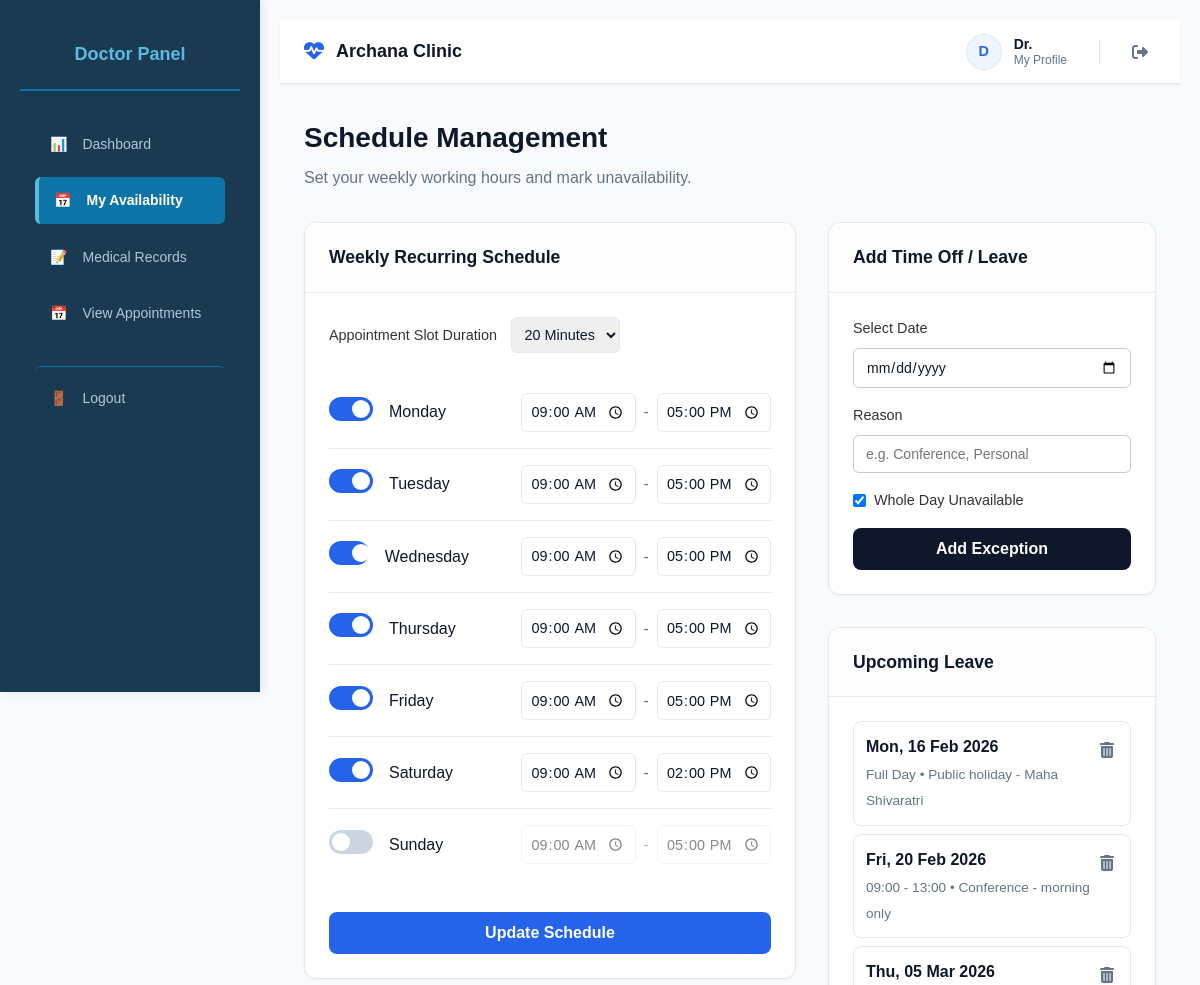
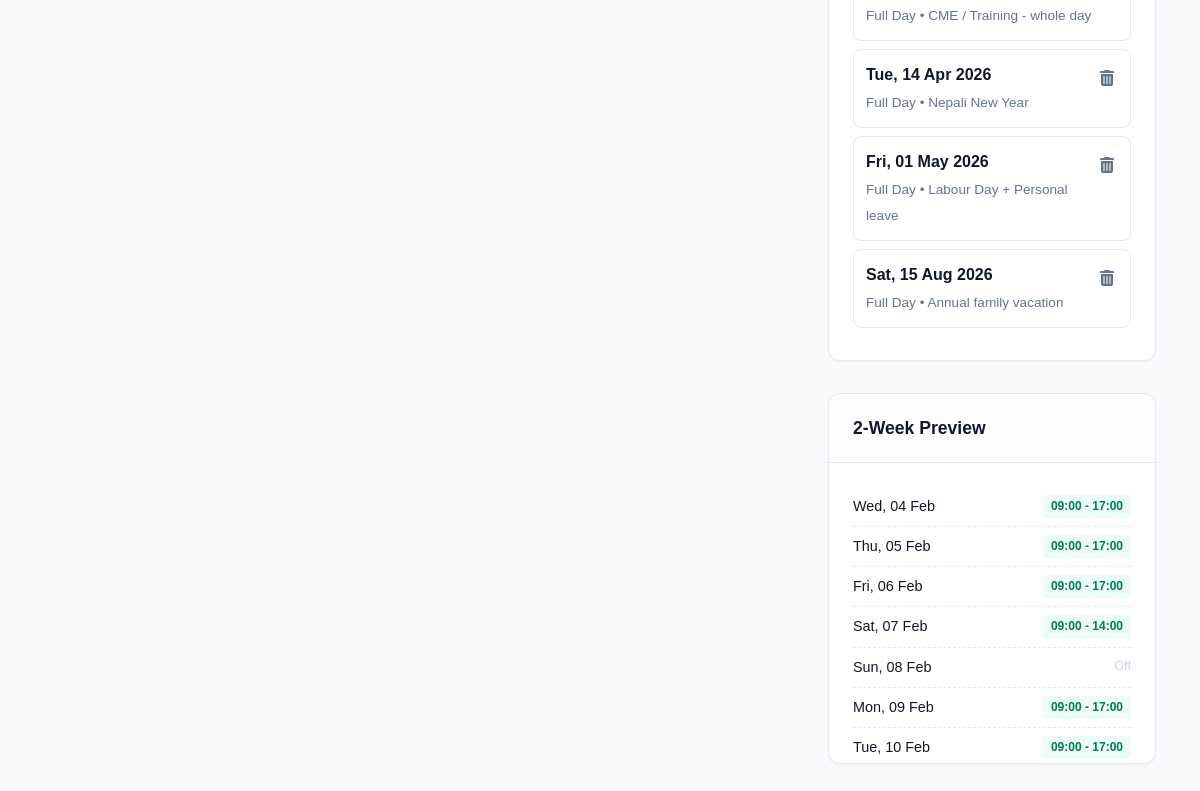
The page /doctor/availability.php (signed in) on the database its author committed (2 pictures, top to bottom).
### tables this page shows
CREATE TABLE `patients` (
  `id` int(11) NOT NULL,
  `user_id` int(11) NOT NULL,
  `name` varchar(100) NOT NULL,
  `password` varchar(255) NOT NULL,
  `phone` varchar(15) DEFAULT NULL,
  `date_of_birth` date NOT NULL,
  `gender` enum('male','female','other') NOT NULL,
  `address` text NOT NULL,
  `emergency_contact` varchar(100) NOT NULL,
  `emergency_phone` varchar(20) NOT NULL,
  `medical_history` text DEFAULT NULL,
  `blood_group` varchar(10) DEFAULT NULL,
  `allergies` text DEFAULT NULL,
  `age` varchar(10) DEFAULT NULL
);

CREATE TABLE `users` (
  `id` int(11) NOT NULL,
  `name` varchar(100) NOT NULL,
  `email` varchar(255) DEFAULT NULL,
  `password` varchar(255) NOT NULL,
  `role` enum('admin','doctor','receptionist','patient') NOT NULL,
  `phone` varchar(15) NOT NULL,
  `created_at` timestamp NOT NULL DEFAULT current_timestamp(),
  `updated_at` timestamp NOT NULL DEFAULT current_timestamp() ON UPDATE current_timestamp()
);

CREATE TABLE `doctor_schedules` (
  `id` bigint(20) UNSIGNED NOT NULL,
  `doctor_id` int(11) NOT NULL,
  `day_of_week` tinyint(4) NOT NULL COMMENT '1=Monday ... 7=Sunday',
  `start_time` time NOT NULL,
  `end_time` time NOT NULL,
  `slot_duration_min` smallint(6) DEFAULT 15,
  `is_active` tinyint(1) DEFAULT 1,
  `created_at` timestamp NOT NULL DEFAULT current_timestamp(),
  `updated_at` timestamp NOT NULL DEFAULT current_timestamp() ON UPDATE current_timestamp()
);

CREATE TABLE `doctor_unavailable_dates` (
  `id` bigint(20) UNSIGNED NOT NULL,
  `doctor_id` int(11) NOT NULL,
  `unavailable_date` date NOT NULL,
  `reason` varchar(255) DEFAULT NULL,
  `whole_day` tinyint(1) DEFAULT 1,
  `start_time` time DEFAULT NULL,
  `end_time` time DEFAULT NULL,
  `created_at` timestamp NOT NULL DEFAULT current_timestamp()
);

### config/auth.php (called while the page is built, shortened)
<?php
class Auth {
    private $conn;
    public function __construct($connection) {
        $this->conn = $connection;
    }
    public function isLoggedIn() {
        return isset($_SESSION['user_id']);
    }
    public function getUser() {
        $user_id = $_SESSION['user_id'];
        $stmt = $this->conn->prepare("
            SELECT
                u.id,
                u.name,
                u.email,
                u.role,
                p.phone,
                p.gender,
                p.address,
                p.medical_history,
                p.blood_group,
                p.date_of_birth,
                p.allergies,
                p.emergency_phone
            FROM users u
            LEFT JOIN patients p ON u.id = p.user_id
            WHERE u.id = ?
            LIMIT 1
        ");
        $stmt->bind_param("i", $user_id);
        $stmt->execute();
        return $stmt->get_result()->fetch_assoc();
    }
}
if (!isset($auth)) {
    $auth = new Auth($conn);
}
?>

### doctor/availability.php (the view, shortened to what this page needs)
<?php
require_once __DIR__ . '/../config/database.php';
require_once __DIR__ . '/../config/auth.php';
$user = $auth->getUser();
$stmt = $conn->prepare("SELECT id FROM doctors WHERE user_id = ? LIMIT 1");
$stmt->bind_param("i", $user['id']);
$stmt->execute();
$doctor_result = $stmt->get_result()->fetch_assoc();
$doctor_id = (int)$doctor_result['id'];
$current_schedule = [];
$slot_duration_global = 15;
$stmt = $conn->prepare("SELECT day_of_week, start_time, end_time, slot_duration_min FROM doctor_schedules WHERE doctor_id = ? ORDER BY day_of_week");
$stmt->bind_param("i", $doctor_id);
$stmt->execute();
$result = $stmt->get_result();
while ($row = $result->fetch_assoc()) {
    $current_schedule[$row['day_of_week']] = $row;
    if ($row['slot_duration_min'] > 0) $slot_duration_global = $row['slot_duration_min'];
}
$unavailable_dates = [];
$stmt = $conn->prepare("SELECT id, unavailable_date, reason, whole_day, start_time, end_time FROM doctor_unavailable_dates WHERE doctor_id = ? AND unavailable_date >= CURDATE() ORDER BY unavailable_date ASC");
$stmt->bind_param("i", $doctor_id);
$stmt->execute();
$unavail_result = $stmt->get_result();
while ($row = $unavail_result->fetch_assoc()) {
    $unavailable_dates[] = $row;
}
?>
<!DOCTYPE html>
<html lang="en">
<head>
    <link rel="stylesheet" href="/clinic/styles.css">
    <link rel="stylesheet" href="https://cdnjs.cloudflare.com/ajax/libs/font-awesome/6.5.0/css/all.min.css">
</head>
<body class="dashboard-page">
<div class="dashboard-container">
    <?php include __DIR__ . '/../include/sidebar-doctor.php'; ?>
    <main class="dashboard-content">
        <?php include __DIR__ . '/../include/dnav.php'; ?>
        <div class="page-container">
            <div class="page-header">
                <h1>Schedule Management</h1>
                <p>Set your weekly working hours and mark unavailability.</p>
            </div>
            <div class="availability-grid">
                <div class="card">
                    <div class="card-header">
                        <h2>Weekly Recurring Schedule</h2>
                    </div>
                    <div class="card-body">
                        <form method="post">
                            <div style="margin-bottom: 1.5rem;">
                                <label style="font-weight: 500; font-size: 0.9rem;">Appointment Slot Duration</label>
                                <select name="slot_duration" class="form-control" style="margin-left: 10px;">
                                    <?php foreach([10, 15, 20, 30, 45, 60] as $dur): ?>
                                        <option value="<?= $dur ?>" <?= $slot_duration_global == $dur ? 'selected' : '' ?>><?= $dur ?> Minutes</option>
                                    <?php endforeach; ?>
                                </select>
                            </div>
                            <div class="schedule-list">
                                <?php
                                $days = [
                                    ['key' => 'monday',    'name' => 'Monday',    'num' => 1],
                                    ['key' => 'tuesday',   'name' => 'Tuesday',   'num' => 2],
                                    ['key' => 'wednesday', 'name' => 'Wednesday', 'num' => 3],
                                    ['key' => 'thursday',  'name' => 'Thursday',  'num' => 4],
                                    ['key' => 'friday',    'name' => 'Friday',    'num' => 5],
                                    ['key' => 'saturday',  'name' => 'Saturday',  'num' => 6],
                                    ['key' => 'sunday',    'name' => 'Sunday',    'num' => 7]
                                ];
                                foreach ($days as $d):
                                    $is_active = isset($current_schedule[$d['num']]);
                                    $start = $current_schedule[$d['num']]['start_time'] ?? '09:00';
                                    $end = $current_schedule[$d['num']]['end_time'] ?? '17:00';
                                ?>
                                <div class="day-row <?= $is_active ? 'day-active' : '' ?>" id="row-<?= $d['key'] ?>">
                                    <div class="day-label">
                                        <label class="switch">
                                            <span class="slider"></span>
                                        </label>
                                        <span><?= $d['name'] ?></span>
                                    </div>
                                    <div class="time-inputs">
                                        <input type="time" name="<?= $d['key'] ?>_start" class="form-control" value="<?= substr($start, 0, 5) ?>">
                                        <span style="color:var(--text-muted)">-</span>
                                        <input type="time" name="<?= $d['key'] ?>_end" class="form-control" value="<?= substr($end, 0, 5) ?>">
                                    </div>
                                </div>
                                <?php endforeach; ?>
                            </div>
                            <div style="margin-top: 2rem;">
                                <button type="submit" class="btn-primary">Update Schedule</button>
                            </div>
                        </form>
                    </div>
                </div>
                <div class="right-col">
                    <div class="card">
                        <div class="card-header">
                            <h2>Add Time Off / Leave</h2>
                        </div>
                        <div class="card-body">
                            <form method="post">
                                <div style="margin-bottom: 1rem;">
                                    <label style="display:block; margin-bottom: 0.5rem; font-size: 0.9rem; font-weight: 500;">Select Date</label>
                                    <input type="date" name="unavailable_date" class="form-control" required min="<?= date('Y-m-d') ?>" style="width: 100%; box-sizing: border-box;">
                                </div>
                                <div style="margin-bottom: 1rem;">
                                    <label style="display:block; margin-bottom: 0.5rem; font-size: 0.9rem; font-weight: 500;">Reason</label>
                                    <input type="text" name="reason" class="form-control" placeholder="e.g. Conference, Personal" style="width: 100%; box-sizing: border-box;">
                                </div>
                                <div style="margin-bottom: 1rem;">
                                    <label style="display: flex; align-items: center; gap: 0.5rem; font-size: 0.9rem;">
                                        <input type="checkbox" name="whole_day" checked id="whole_day_check" onchange="togglePartial(this)">
                                        Whole Day Unavailable
                                    </label>
                                </div>
                                <button type="submit" class="btn-primary" style="background: var(--text-main);">Add Exception</button>
                            </form>
                        </div>
                    </div>
                    <?php if (!empty($unavailable_dates)): ?>
                    <div class="card">
                        <div class="card-header">
                            <h2>Upcoming Leave</h2>
                        </div>
                        <div class="card-body">
                            <?php foreach ($unavailable_dates as $ud): ?>
                                <div class="unavail-item">
                                    <div>
                                        <span class="unavail-date"><?= date('D, d M Y', strtotime($ud['unavailable_date'])) ?></span>
                                        <span class="unavail-meta">
                                            <?= $ud['whole_day'] ? 'Full Day' : date('H:i', strtotime($ud['start_time'])) . ' - ' . date('H:i', strtotime($ud['end_time'])) ?>
                                            • <?= htmlspecialchars($ud['reason']) ?>
                                        </span>
                                    </div>
                                    <a href="?delete_unavail=<?= $ud['id'] ?>" class="btn-del" title="Remove" onclick="return confirm('Remove this unavailable date?');">
                                        <i class="fas fa-trash-alt"></i>
                                    </a>
                                </div>
                            <?php endforeach; ?>
                        </div>
                    </div>
                    <?php endif; ?>
                    <div class="card">
                        <div class="card-header">
                            <h2>2-Week Preview</h2>
                        </div>
                        <div class="card-body" style="max-height: 300px; overflow-y: auto;">
                            <?php
                            $today = new DateTime();
                            for ($i = 1; $i <= 14; $i++) {
                                $check = clone $today;
                                $check->modify("+$i days");
                                $date_str = $check->format('Y-m-d');
                                $dow = $check->format('N');
                                $u_stmt = $conn->prepare("SELECT reason, whole_day FROM doctor_unavailable_dates WHERE doctor_id=? AND unavailable_date=?");
                                $u_stmt->bind_param("is", $doctor_id, $date_str);
                                $u_stmt->execute();
                                $u_res = $u_stmt->get_result()->fetch_assoc();
                                echo '<div class="preview-row">';
                                echo '<span>' . $check->format('D, d M') . '</span>';
                                if ($u_res) {
                                    echo '<span class="status-pill pill-unavail">Unavailable (' . ($u_res['whole_day'] ? 'All Day' : 'Partial') . ')</span>';
                                } elseif (isset($current_schedule[$dow])) {
                                    $s = $current_schedule[$dow];
                                    echo '<span class="status-pill pill-avail">' . substr($s['start_time'],0,5) . ' - ' . substr($s['end_time'],0,5) . '</span>';
                                } else {
                                    echo '<span style="color:#cbd5e1; font-size:0.8rem;">Off</span>';
                                }
                                echo '</div>';
                            }
                            ?>
                        </div>
                    </div>
                </div>
            </div>
        </div>
    </main>
</div>
</body>
</html>

### include/dnav.php (shortened to what this page needs)
<nav class="top-navbar">
    <a href="#" class="nav-brand">
        <i class="fas fa-heartbeat"></i>
        <span>Archana Clinic</span>
    </a>
    <div class="nav-right-section">
        <a href="profile.php" class="nav-user-profile" title="View Profile">
            <div class="nav-avatar-circle">
                <?= isset($user['name']) ? strtoupper(substr($user['name'], 0, 1)) : 'U' ?>
            </div>
            <div class="nav-user-meta">
                <span class="nav-user-name">
                    <?= isset($user['name']) ? htmlspecialchars(explode(' ', $user['name'])[0]) : 'Guest' ?>
                </span>
                <span class="nav-user-subtitle">My Profile</span>
            </div>
        </a>
        <a href="../logout.php" class="nav-logout-btn" title="Logout">
            <i class="fas fa-sign-out-alt"></i>
        </a>
    </div>
</nav>

### rows shown on the page
patients: user.name "D", user.name "Dr."
doctor_schedules: slot_duration "20 Minutes", start_time "09:00", end_time "14:00"
doctor_schedules: start_time "09:00", end_time "17:00"
doctor_schedules: start_time "09:00", end_time "17:00"
doctor_schedules: start_time "09:00", end_time "17:00"
doctor_schedules: start_time "09:00", end_time "17:00"
doctor_schedules: start_time "09:00", end_time "17:00"
doctor_unavailable_dates: unavailable_date "Mon, 16 Feb 2026", whole_day "Full Day", reason "Public holiday - Maha Shivaratri"
doctor_unavailable_dates: unavailable_date "Fri, 20 Feb 2026", start_time "09:00", end_time "13:00", reason "Conference - morning only"
doctor_unavailable_dates: unavailable_date "Thu, 05 Mar 2026", whole_day "Full Day", reason "CME / Training - whole day"
doctor_unavailable_dates: unavailable_date "Tue, 14 Apr 2026", whole_day "Full Day", reason "Nepali New Year"
doctor_unavailable_dates: unavailable_date "Fri, 01 May 2026", whole_day "Full Day", reason "Labour Day + Personal leave"
doctor_unavailable_dates: unavailable_date "Sat, 15 Aug 2026", whole_day "Full Day", reason "Annual family vacation"

### other values the page prints
$d['name'] "Monday"
$d['name'] "Tuesday"
$d['name'] "Wednesday"
$d['name'] "Thursday"
$d['name'] "Friday"
$d['name'] "Saturday"
$d['name'] "Sunday"
